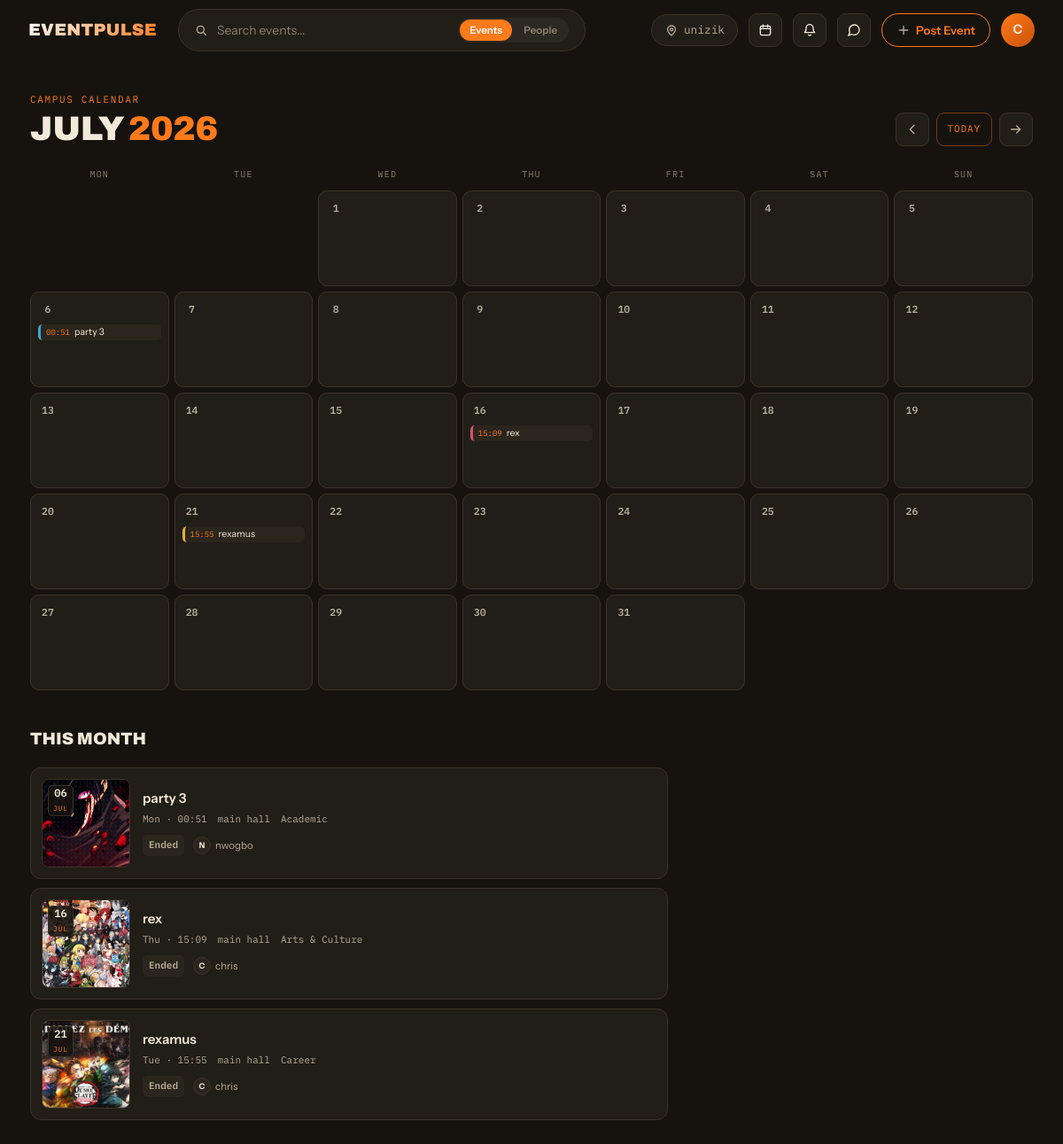
Page /calendar/?year=2026&month=7 (signed in) on the earlier database version.
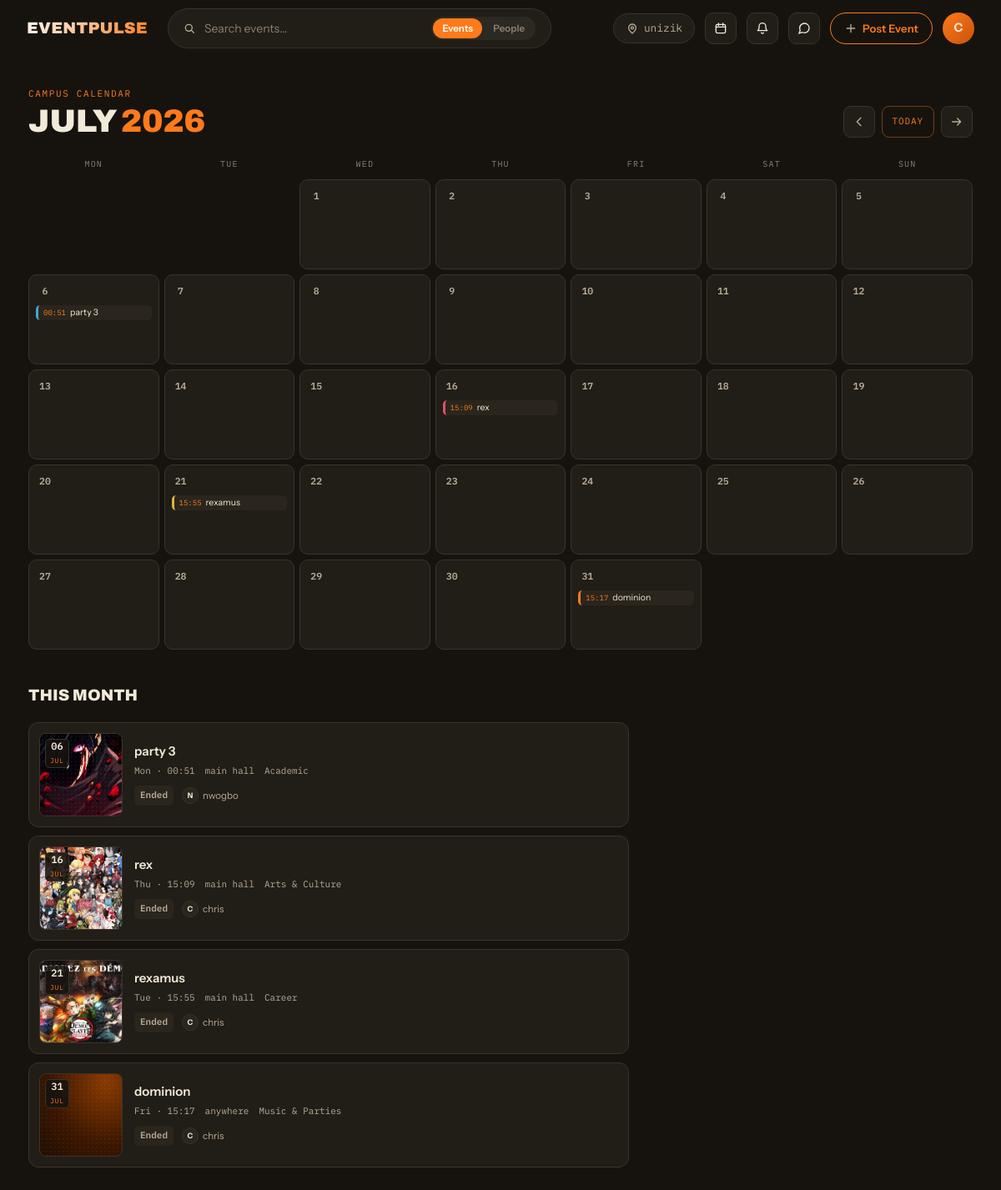
Same page on the later database version.
### events/models.py (models this page shows, shortened)
class Event(models.Model):
    class Status(models.TextChoices):
        DRAFT     = "draft",     "Draft"
        PUBLISHED = "published", "Published"
        CANCELLED = "cancelled", "Cancelled"
        COMPLETED = "completed", "Completed"
    class PriceType(models.TextChoices):
        FREE = "free", "Free"
        PAID = "paid", "Paid"
    title       = models.CharField(max_length=200)
    slug        = models.SlugField(max_length=220, unique=True, blank=True)
    description = models.TextField()
    cover_image = models.ImageField(upload_to="events/covers/", blank=True, null=True)
    organiser = models.ForeignKey(
        settings.AUTH_USER_MODEL,
        on_delete=models.CASCADE,
        related_name="organised_events",
    )
    category = models.ForeignKey(
        Category,
        on_delete=models.SET_NULL,
        null=True,
        blank=True,
        related_name="events",
    )
    location_name    = models.CharField(max_length=200)
    location_address = models.TextField(blank=True)
    location_lat     = models.DecimalField(max_digits=9, decimal_places=6, blank=True, null=True)
    location_lng     = models.DecimalField(max_digits=9, decimal_places=6, blank=True, null=True)
    area             = models.CharField(max_length=100, blank=True, help_text="Neighbourhood or city for filtering")
    start_datetime = models.DateTimeField()
    end_datetime   = models.DateTimeField(blank=True, null=True)
    capacity     = models.PositiveIntegerField(blank=True, null=True, help_text="Leave blank for unlimited")
    price_type   = models.CharField(max_length=10, choices=PriceType.choices, default=PriceType.FREE)
    ticket_price = models.DecimalField(max_digits=10, decimal_places=2, default=0.00)
    is_premium_only = models.BooleanField(default=False, help_text="Only premium users can join")
    is_featured     = models.BooleanField(default=False, help_text="Pin to top of feed")
    status          = models.CharField(max_length=20, choices=Status.choices, default=Status.DRAFT)
    checkin_token = models.UUIDField(
        default=uuid.uuid4,
        editable=False,
        unique=True,
        help_text="Embedded in QR code for check-in",
    )
    qr_code = models.ImageField(
        upload_to="qrcodes/",
        blank=True,
        null=True,
        help_text="Auto-generated on publish",
    )
    created_at = models.DateTimeField(auto_now_add=True)
    updated_at = models.DateTimeField(auto_now=True)
    class Meta:
        verbose_name        = "Event"
        verbose_name_plural = "Events"
        ordering            = ["-is_featured", "-created_at"]
        indexes = [
            models.Index(fields=["status", "start_datetime"]),
            models.Index(fields=["organiser"]),
            models.Index(fields=["category"]),
            models.Index(fields=["area"]),
        ]
    @property
    def is_past(self):
        if self.end_datetime:
            return self.end_datetime < timezone.now()
        return self.start_datetime < timezone.now()

class Category(models.Model):
    name        = models.CharField(max_length=60, unique=True)
    slug        = models.SlugField(max_length=60, unique=True, blank=True)
    icon        = models.CharField(max_length=10, blank=True, help_text="Emoji e.g. 🎵")
    description = models.TextField(blank=True)
    colour      = models.CharField(max_length=7, default="#4B6BF1", help_text="Hex colour for UI badges")
    created_at  = models.DateTimeField(auto_now_add=True)
    class Meta:
        verbose_name        = "Category"
        verbose_name_plural = "Categories"
        ordering            = ["name"]

### accounts/models.py (models this page shows, shortened)
class User(AbstractUser):
    class Role(models.TextChoices):
        STUDENT = 'student', 'Student'
        SOCIETY = 'society', 'Society / Club'
        STAFF   = 'staff',   'Staff'
        ADMIN   = 'admin',   'Admin'
    class Plan(models.TextChoices):
        FREE    = 'free',    'Free'
        PREMIUM = 'premium', 'Premium'
    class YearOfStudy(models.TextChoices):
        YEAR_1 = '1',  'Year 1 — Fresher'
        YEAR_2 = '2',  'Year 2'
        YEAR_3 = '3',  'Year 3'
        YEAR_4 = '4',  'Year 4'
        YEAR_5 = '5',  'Year 5'
        PG     = 'pg', 'Postgraduate'
        PHD    = 'phd','PhD'
    email           = models.EmailField(unique=True)
    profile_picture = models.ImageField(upload_to='profiles/', blank=True, null=True)
    bio             = models.TextField(blank=True)
    phone_number    = models.CharField(max_length=20, blank=True)
    university      = models.CharField(max_length=200, blank=True)
    department      = models.CharField(max_length=200, blank=True)
    student_id      = models.CharField(max_length=50,  blank=True)
    year_of_study   = models.CharField(
        max_length=5,
        choices=YearOfStudy.choices,
        blank=True,
    )
    role = models.CharField(
        max_length=20,
        choices=Role.choices,
        default=Role.STUDENT,
    )
    plan = models.CharField(
        max_length=20,
        choices=Plan.choices,
        default=Plan.FREE,
    )
    plan_expiry = models.DateTimeField(blank=True, null=True)
    updated_at = models.DateTimeField(auto_now=True)
    USERNAME_FIELD  = 'email'
    REQUIRED_FIELDS = ['username']
    class Meta:
        verbose_name        = 'User'
        verbose_name_plural = 'Users'
        ordering            = ['-date_joined']

### events/views.py (the view)
# urls.py: path('calendar/', views.calendar_view, name='calendar'),
@login_required(login_url='accounts:login')
def calendar_view(request):
    today = timezone.localdate()
    try:
        year = int(request.GET.get('year', today.year))
        month = int(request.GET.get('month', today.month))
        date(year, month, 1)  # validates the pair
    except (ValueError, TypeError):
        year, month = today.year, today.month
    if year < today.year - 1 or year > today.year + 2:
        year, month = today.year, today.month
    prev_y, prev_m = (year - 1, 12) if month == 1 else (year, month - 1)
    next_y, next_m = (year + 1, 1) if month == 12 else (year, month + 1)
    events = (
        Event.objects
        .filter(
            status=Event.Status.PUBLISHED,
            start_datetime__year=year,
            start_datetime__month=month,
        )
        .select_related('category', 'organiser')
        .order_by('start_datetime')
    )
    events_by_day = {}
    for e in events:
        d = timezone.localtime(e.start_datetime).day
        events_by_day.setdefault(d, []).append(e)
    cal = pycal.Calendar(firstweekday=0)  # weeks start Monday
    weeks = []
    for week in cal.monthdayscalendar(year, month):
        row = []
        for d in week:
            row.append({
                'day': d,  # 0 = padding cell outside this month
                'events': events_by_day.get(d, []),
                'is_today': (
                    d == today.day and month == today.month and year == today.year
                ),
            })
        weeks.append(row)
    return render(request, 'events/calendar.html', {
        'weeks':        weeks,
        'year':         year,
        'month':        month,
        'month_name':   date(year, month, 1).strftime('%B'),
        'prev_y':       prev_y, 'prev_m': prev_m,
        'next_y':       next_y, 'next_m': next_m,
        'is_current_month': (year == today.year and month == today.month),
        'month_events': events,
    })

### social/context_processors.py (called while the page is built)
def unread_messages(request):
    if not request.user.is_authenticated:
        return {'unread_messages_count': 0}
    count = (
        Message.objects
        .filter(conversation__participants=request.user, is_read=False)
        .exclude(sender=request.user)
        .count()
    )
    return {'unread_messages_count': count}

### templates/events/calendar.html (shortened to what this page needs)
{% extends 'base.html' %}
{% load static %}
{% block content %}
<div class="ep-calpage">
  <div class="ep-cal-head">
    <div>
      <p class="ep-cal-head__label">Campus Calendar</p>
      <h1 class="ep-cal-head__title">{{ month_name }} <span>{{ year }}</span></h1>
    </div>
    <div class="ep-cal-nav">
      <a href="{% url 'events:calendar' %}?year={{ prev_y }}&month={{ prev_m }}" class="ep-cal-nav__btn" aria-label="Previous month">
        <span class="ep-icon ep-icon--back"></span>
      </a>
      {% if not is_current_month %}
      <a href="{% url 'events:calendar' %}" class="ep-cal-nav__today">Today</a>
      {% endif %}
      <a href="{% url 'events:calendar' %}?year={{ next_y }}&month={{ next_m }}" class="ep-cal-nav__btn" aria-label="Next month">
        <span class="ep-icon ep-icon--arrow-right"></span>
      </a>
    </div>
  </div>
  <div class="ep-cal-weekdays">
    <span>Mon</span><span>Tue</span><span>Wed</span><span>Thu</span><span>Fri</span><span>Sat</span><span>Sun</span>
  </div>
  <div class="ep-cal-grid">
    {% for week in weeks %}
      {% for cell in week %}
        {% if cell.day == 0 %}
          <div class="ep-cal-cell ep-cal-cell--pad"></div>
        {% else %}
          <div class="ep-cal-cell {% if cell.is_today %}ep-cal-cell--today{% endif %} {% if cell.events %}ep-cal-cell--busy{% endif %}">
            <span class="ep-cal-cell__num">{{ cell.day }}</span>
            <div class="ep-cal-cell__events">
              {% for e in cell.events|slice:":3" %}
                <a href="{% url 'events:detail' e.slug %}" class="ep-cal-chip ep-cal-chip--{{ e.category.slug|default:'academic' }}" title="{{ e.title }}">
                  <span class="ep-cal-chip__time">{{ e.start_datetime|date:"H:i" }}</span>
                  <span class="ep-cal-chip__title">{{ e.title }}</span>
                </a>
              {% endfor %}
            </div>
          </div>
        {% endif %}
      {% endfor %}
    {% endfor %}
  </div>
  <div class="ep-cal-agenda">
    <h2 class="ep-cal-agenda__title">This month</h2>
    {% if month_events %}
      <div class="ep-socialfeed">
        {% for event in month_events %}
        <article class="ep-card ep-card--social" data-cat="{{ event.category.slug|default:'all' }}"
          onclick="window.location.href='{% url "events:detail" event.slug %}'">
          <div class="ep-feed-item__thumb {% if not event.cover_image %}ep-flyerbg--{{ event.category.slug|default:'academic' }}{% endif %}">
            {% if event.cover_image %}
              <img src="{{ event.cover_image.url }}" alt="{{ event.title }}" loading="lazy">
            {% endif %}
            <div class="ep-feed-item__date">
              <b>{{ event.start_datetime|date:"d" }}</b>
              <span>{{ event.start_datetime|date:"M" }}</span>
            </div>
          </div>
          <div class="ep-feed-item__body">
            <h3 class="ep-feed-item__title">{{ event.title }}</h3>
            <div class="ep-feed-item__meta">
              <span>{{ event.start_datetime|date:"D · H:i" }}</span>
              <span>{{ event.location_name|truncatechars:28 }}</span>
              {% if event.category %}<span>{{ event.category.name }}</span>{% endif %}
            </div>
            <div class="ep-feed-item__foot">
              {% if event.is_past %}
                <span class="ep-feed-item__price ep-feed-item__price--ended">Ended</span>
              {% elif event.is_free %}
                <span class="ep-feed-item__price ep-feed-item__price--free">Free</span>
              {% else %}
                <span class="ep-feed-item__price">₦{{ event.ticket_price }}</span>
              {% endif %}
              <span class="ep-feed-item__organiser">
                <span class="ep-card__organiser-av">{{ event.organiser.username|first|upper }}</span>
                {{ event.organiser.username }}
              </span>
            </div>
          </div>
        </article>
        {% endfor %}
      </div>
    {% endif %}
  </div>
</div>
{% endblock %}

Differences in the rows shown:
added Event: start_datetime "15:17", title "dominion", start_datetime "31", start_datetime "JUL", start_datetime "Fri · 15:17", location_name "anywhere", category.name "Music & Parties", shows "Ended", organiser.username|first "C", organiser.username "chris", cover_image empty (drawn)
